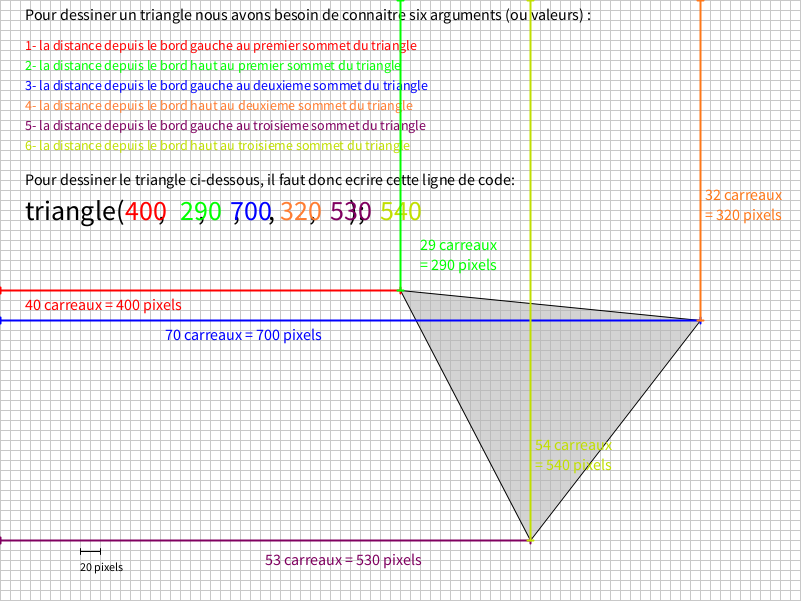
Frame 1 (no input)
Frame 60 (the mouse pressed at the canvas centre just before this capture): identical to frame 1, image omitted
Frame 120 (the mouse held since frame 60 and released just before this capture): identical to frame 1, image omitted

The Processing sketch that drew this single still picture (run headless with seeded random() and noise(); from frame 60 on, the mouse is pressed at the canvas centre):

// Processing sketch: processing_180930
// ── processing_180930.pde

void setup() {  //setup function called initially, only once
  size(801, 601);
  background(255);
  smooth();
    
  textSize(12);
}
   
void draw() {  //draw function loops
  background(255);
      
  stroke(200);
  dessiner_grille();
    
  textSize(14);
  strokeWeight(1);
  stroke(0);
  fill(0);
  textSize(16);
  text("Pour dessiner un triangle nous avons besoin de connaitre six arguments (ou valeurs) : ",25,20);
  textSize(14);
  fill(255,0,0);
  text("1- la distance depuis le bord gauche au premier sommet du triangle",25,50);
  fill(0,255,0);
  text("2- la distance depuis le bord haut au premier sommet du triangle ",25,70);
  fill(0,0,255);
  text("3- la distance depuis le bord gauche au deuxieme sommet du triangle",25,90);
  fill(255,125,50);
  text("4- la distance depuis le bord haut au deuxieme sommet du triangle",25,110);
  fill(128,0,96);
  text("5- la distance depuis le bord gauche au troisieme sommet du triangle",25,130);
  fill(193,223,0);
  text("6- la distance depuis le bord haut au troisieme sommet du triangle",25,150);
    
  stroke(0);
  fill(0);
  textSize(16);
  text("Pour dessiner le triangle ci-dessous, il faut donc ecrire cette ligne de code: ",25,185);
  textSize(28);
  text("triangle(      ,      ,     ,     ,      ,      );",25,220);
  fill(255,0,0);
  text("400",125,220);
  fill(0,255,0);
  text("290",180,220);
  fill(0,0,255);
  text("700",230,220);
  fill(255,125,50);
  text("320",280,220);
  fill(128,0,96);
  text("530",330,220);
  fill(193,223,0);
  text("540",380,220);
    
    
  strokeWeight(1);
  stroke(0);
  fill(180,150);
  triangle(400,290,700,320, 530,540);
    
   
  strokeWeight(2);
  stroke(255,0,0);
  fill(255,0,0);
  line(0,287,0,293);
  line(0,290,400,290);
  line(400,287,400,293);
  textSize(16);
  text("40 carreaux = 400 pixels",25,310);
    
  strokeWeight(2);
  stroke(0,255,0);
  fill(0,255,0);
  line(397,0,403,0);
  line(400,0,400,290);
  line(397,290,403,290);
  textSize(16);
  text("29 carreaux ",width/2+20,250 );
  text("= 290 pixels",width/2+20,270 );
    
  strokeWeight(2);
  stroke(0,0,255);
  fill(0,0,255);
  line(0,317,0,323);
  line(0,320,700,320);
  line(700,317,700,323);
  textSize(16);
  text("70 carreaux = 700 pixels",150+15,340 );
    
  strokeWeight(2);
  stroke(255,120,25);
  fill(255,120,25);
  line(697,0,703,0);
  line(700,0,700,320);
  line(697,320,703,320);
  textSize(16);
  text("32 carreaux ",705,200);
  text("= 320 pixels",705,220);
  
  strokeWeight(2);
  stroke(128,0,96);
  fill(128,0,96);
  line(0,537,0,543);
  line(0,540,530,540);
  line(530,537,530,543);
  textSize(16);
  text("53 carreaux = 530 pixels",250+15,540+25 );
  
  strokeWeight(2);
  stroke(193,223,0);
  fill(193,223,0);
  line(527,0,533,0);
  line(530,0,530,540);
  line(527,540,533,540);
  textSize(16);
  text("54 carreaux ",535,450);
  text("= 540 pixels",535,470);
  
    
     pushMatrix();
     translate(0,20);
  strokeWeight(1);
  stroke(0);
  fill(0);
  line(100,height-67,100,height-73);
  line(80,height-67,80,height-73);
  line(100,height-70,80, height-70);
  textSize(12);
  text("20 pixels", 80,height-50);
  popMatrix();
     
     
  
}
   
   
void dessiner_grille(){
    for (int i = 0 ; i <= width ; i+=10){
        line(i,0,i,height);
        for (int j = 0 ; j <= height ; j +=10){
            line(0,j,width,j);
        }
    }
}
